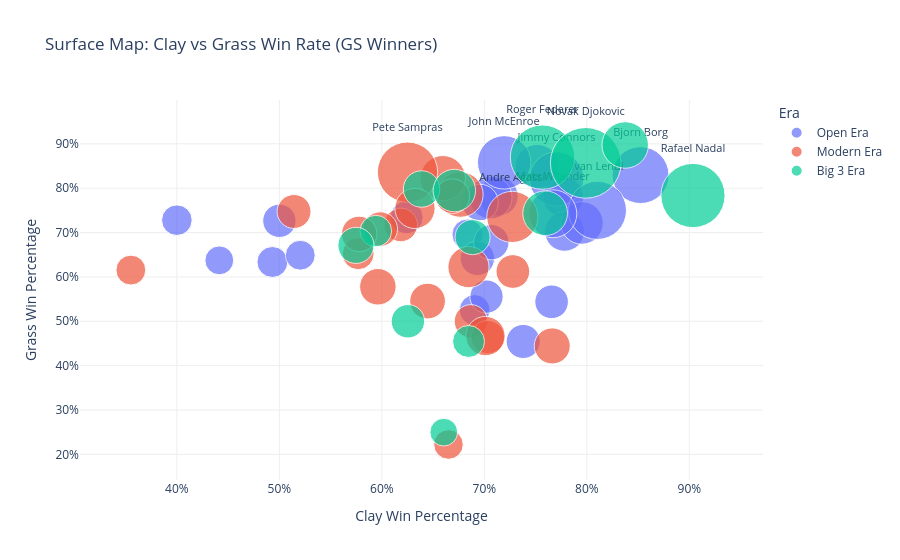

Notebook code cell kept with this figure:
### Code cell
top10_names = gs_players.nlargest(10, "composite_score")["name"].tolist()
gs_players["label"] = gs_players["name"].where(gs_players["name"].isin(top10_names), "")

fig = px.scatter(
    gs_players,
    x="clay_win_pct",
    y="grass_win_pct",
    size="composite_score",
    color="era",
    text="label",
    hover_name="name",
    hover_data={"composite_score": ":.1f", "clay_win_pct": ":.3f", "grass_win_pct": ":.3f", "label": False},
    title="Surface Map: Clay vs Grass Win Rate (GS Winners)",
    labels={
        "clay_win_pct": "Clay Win Percentage",
        "grass_win_pct": "Grass Win Percentage",
        "era": "Era",
    },
    size_max=50,
)
fig.update_traces(textposition="top center", textfont_size=11)
fig.update_layout(
    xaxis_tickformat=".0%",
    yaxis_tickformat=".0%",
    plot_bgcolor="white",
    xaxis=dict(gridcolor="#eeeeee"),
    yaxis=dict(gridcolor="#eeeeee"),
)
fig.show()

### Figure 1 — Plotly figure (JSON) as saved in the notebook; plotly's stock layout.template omitted (floating-point values rounded to 4 significant figures)
{"data": [{"customdata": [[31.15, ""], [18.25, ""], [36.9, ""], [29.66, ""], [18.27, ""], [34.73, ""], [22.56, ""], [30.14, ""], [25.54, ""], [21.57, ""], [18.05, ""], [20.7, ""], [34.53, ""], [56.39, "Jimmy Connors"], [15.85, ""], [23.89, ""], [16.99, ""], [61.82, "Bjorn Borg"], [21.22, ""], [54.51, "John McEnroe"], [21.13, ""], [64.54, "Ivan Lendl"], [22.14, ""], [43.85, "Mats Wilander"], [17.85, ""]], "hovertemplate": "<b>%{hovertext}</b><br><br>Era=Open Era<br>Clay Win Percentage=%{x:.3f}<br>Grass Win Percentage=%{y:.3f}<br>composite_score=%{customdata[0]:.1f}<extra></extra>", "hovertext": ["Ken Rosewall", "Andres Gimeno", "Rod Laver", "Arthur Ashe", "Bill Bowrey", "John Newcombe", "Jan Kodes", "Ilie Nastase", "Stan Smith", "Manuel Orantes", "Adriano Panatta", "Roscoe Tanner", "Guillermo Vilas", "Jimmy Connors", "Mark Edmondson", "Vitas Gerulaitis", "Brian Teacher", "Bjorn Borg", "Johan Kriek", "John McEnroe", "Andres Gomez", "Ivan Lendl", "Yannick Noah", "Mats Wilander", "Pat Cash"], "legendgroup": "Open Era", "marker": {"color": "#636efa", "size": [31.15, 18.25, 36.9, 29.66, 18.27, 34.73, 22.56, 30.14, 25.54, 21.57, 18.05, 20.7, 34.53, 56.39, 15.85, 23.89, 16.99, 61.82, 21.22, 54.51, 21.13, 64.54, 22.14, 43.85, 17.85], "sizemode": "area", "sizeref": 0.03818, "symbol": "circle"}, "mode": "markers+text", "name": "Open Era", "orientation": "v", "showlegend": true, "text": ["", "", "", "", "", "", "", "", "", "", "", "", "", "Jimmy Connors", "", "", "", "Bjorn Borg", "", "John McEnroe", "", "Ivan Lendl", "", "Mats Wilander", ""], "textfont": {"size": 11}, "textposition": "top center", "type": "scatter", "x": [0.777, 0.6835, 0.7515, 0.7137, 0.4932, 0.7062, 0.6932, 0.7782, 0.6958, 0.7656, 0.6905, 0.6242, 0.7952, 0.7704, 0.4414, 0.7068, 0.5204, 0.8524, 0.5, 0.7193, 0.7021, 0.8103, 0.7379, 0.7668, 0.4], "xaxis": "x", "y": [0.7803, 0.6957, 0.8491, 0.7818, 0.6337, 0.7788, 0.6418, 0.7027, 0.7677, 0.5439, 0.5254, 0.7342, 0.7216, 0.8208, 0.6374, 0.6782, 0.6489, 0.8295, 0.7265, 0.8582, 0.5556, 0.75, 0.4545, 0.7424, 0.7279], "yaxis": "y"}, {"customdata": [[39.6, ""], [24.85, ""], [39.03, ""], [19.33, ""], [22.82, ""], [50.04, "Andre Agassi"], [32.43, ""], [21.14, ""], [69.45, "Pete Sampras"], [21.48, ""], [22.66, ""], [24.35, ""], [21.97, ""], [23.99, ""], [17.04, ""], [16.64, ""], [21.07, ""], [29.53, ""], [25.47, ""], [21.69, ""], [30.89, ""]], "hovertemplate": "<b>%{hovertext}</b><br><br>Era=Modern Era<br>Clay Win Percentage=%{x:.3f}<br>Grass Win Percentage=%{y:.3f}<br>composite_score=%{customdata[0]:.1f}<extra></extra>", "hovertext": ["Stefan Edberg", "Thomas Muster", "Boris Becker", "Petr Korda", "Michael Stich", "Andre Agassi", "Jim Courier", "Sergi Bruguera", "Pete Sampras", "Goran Ivanisevic", "Richard Krajicek", "Michael Chang", "Patrick Rafter", "Yevgeny Kafelnikov", "Thomas Johansson", "Albert Costa", "Carlos Moya", "Gustavo Kuerten", "Marat Safin", "Juan Carlos Ferrero", "Lleyton Hewitt"], "legendgroup": "Modern Era", "marker": {"color": "#EF553B", "size": [39.6, 24.85, 39.03, 19.33, 22.82, 50.04, 32.43, 21.14, 69.45, 21.48, 22.66, 24.35, 21.97, 23.99, 17.04, 16.64, 21.07, 29.53, 25.47, 21.69, 30.89], "sizemode": "area", "sizeref": 0.03818, "symbol": "circle"}, "mode": "markers+text", "name": "Modern Era", "orientation": "v", "showlegend": true, "text": ["", "", "", "", "", "Andre Agassi", "", "", "Pete Sampras", "", "", "", "", "", "", "", "", "", "", "", ""], "textfont": {"size": 11}, "textposition": "top center", "type": "scatter", "x": [0.6766, 0.7662, 0.6595, 0.5769, 0.6688, 0.7273, 0.6845, 0.6868, 0.625, 0.6184, 0.5985, 0.6446, 0.5143, 0.5779, 0.3551, 0.665, 0.7033, 0.7011, 0.5961, 0.7278, 0.6323], "xaxis": "x", "y": [0.7857, 0.4444, 0.8227, 0.6522, 0.7821, 0.7353, 0.6222, 0.5, 0.8361, 0.7172, 0.7079, 0.5455, 0.7475, 0.697, 0.6154, 0.2222, 0.4643, 0.4667, 0.5778, 0.6122, 0.7544], "yaxis": "y"}, {"customdata": [[14.66, ""], [79.08, "Roger Federer"], [25.41, ""], [21.29, ""], [78.74, "Rafael Nadal"], [34.44, ""], [95.46, "Novak Djokovic"], [23.44, ""], [19.08, ""], [19.48, ""], [24.92, ""], [38.2, ""], [41.29, ""]], "hovertemplate": "<b>%{hovertext}</b><br><br>Era=Big 3 Era<br>Clay Win Percentage=%{x:.3f}<br>Grass Win Percentage=%{y:.3f}<br>composite_score=%{customdata[0]:.1f}<extra></extra>", "hovertext": ["Gaston Gaudio", "Roger Federer", "Andy Roddick", "Stan Wawrinka", "Rafael Nadal", "Andy Murray", "Novak Djokovic", "Juan Martin del Potro", "Marin Cilic", "Dominic Thiem", "Daniil Medvedev", "Jannik Sinner", "Carlos Alcaraz"], "legendgroup": "Big 3 Era", "marker": {"color": "#00cc96", "size": [14.66, 79.08, 25.41, 21.29, 78.74, 34.44, 95.46, 23.44, 19.08, 19.48, 24.92, 38.2, 41.29], "sizemode": "area", "sizeref": 0.03818, "symbol": "circle"}, "mode": "markers+text", "name": "Big 3 Era", "orientation": "v", "showlegend": true, "text": ["", "Roger Federer", "", "", "Rafael Nadal", "", "Novak Djokovic", "", "", "", "", "", ""], "textfont": {"size": 11}, "textposition": "top center", "type": "scatter", "x": [0.6604, 0.7567, 0.6387, 0.6254, 0.9035, 0.6707, 0.7989, 0.6885, 0.5941, 0.6846, 0.5747, 0.7593, 0.8374], "xaxis": "x", "y": [0.25, 0.87, 0.7982, 0.5, 0.7835, 0.7947, 0.8571, 0.6897, 0.7034, 0.4545, 0.6711, 0.7436, 0.8974], "yaxis": "y"}], "layout": {"legend": {"itemsizing": "constant", "title": {"text": "Era"}, "tracegroupgap": 0}, "plot_bgcolor": "white", "title": {"text": "Surface Map: Clay vs Grass Win Rate (GS Winners)"}, "xaxis": {"anchor": "y", "domain": [0, 1], "gridcolor": "#eeeeee", "tickformat": ".0%", "title": {"text": "Clay Win Percentage"}}, "yaxis": {"anchor": "x", "domain": [0, 1], "gridcolor": "#eeeeee", "tickformat": ".0%", "title": {"text": "Grass Win Percentage"}}}}
